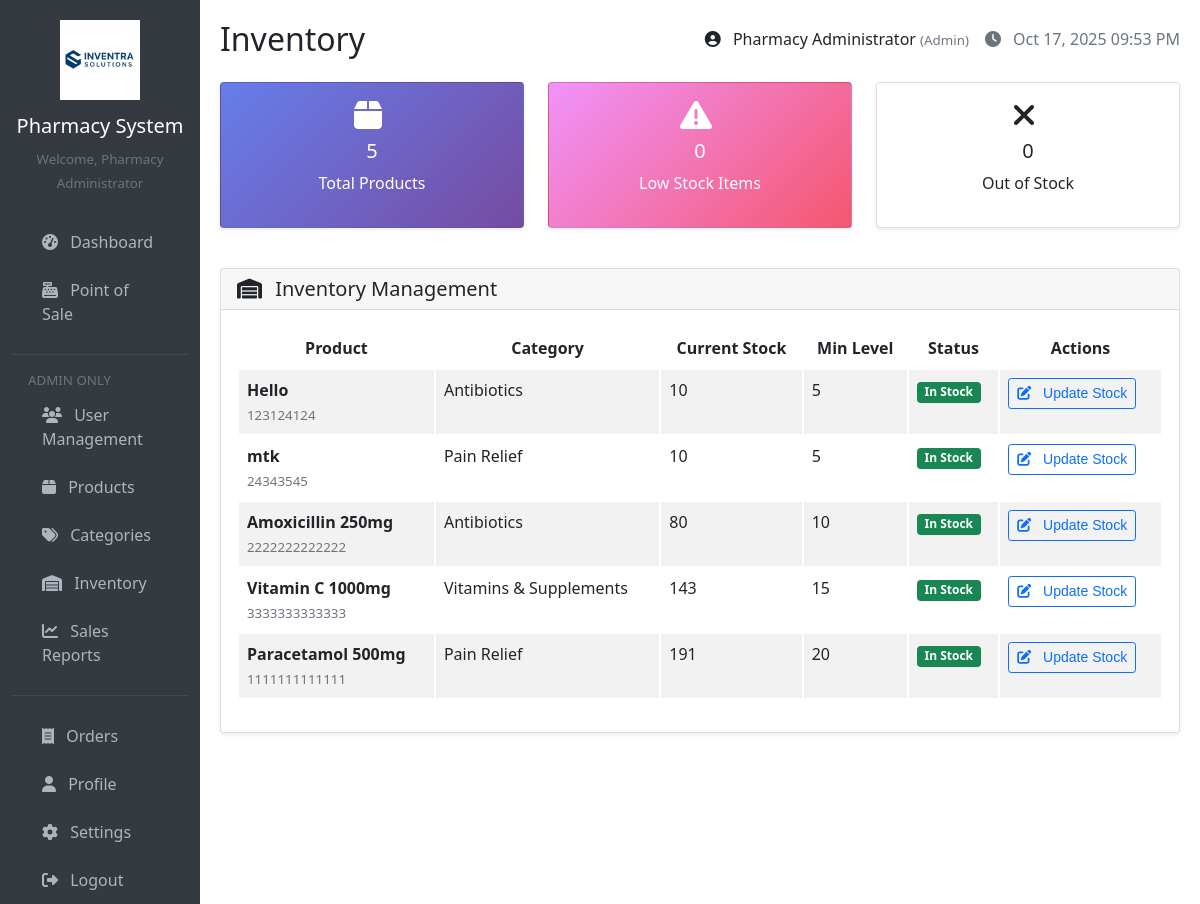
Page /pages/inventory.php (signed in) on the earlier database version.
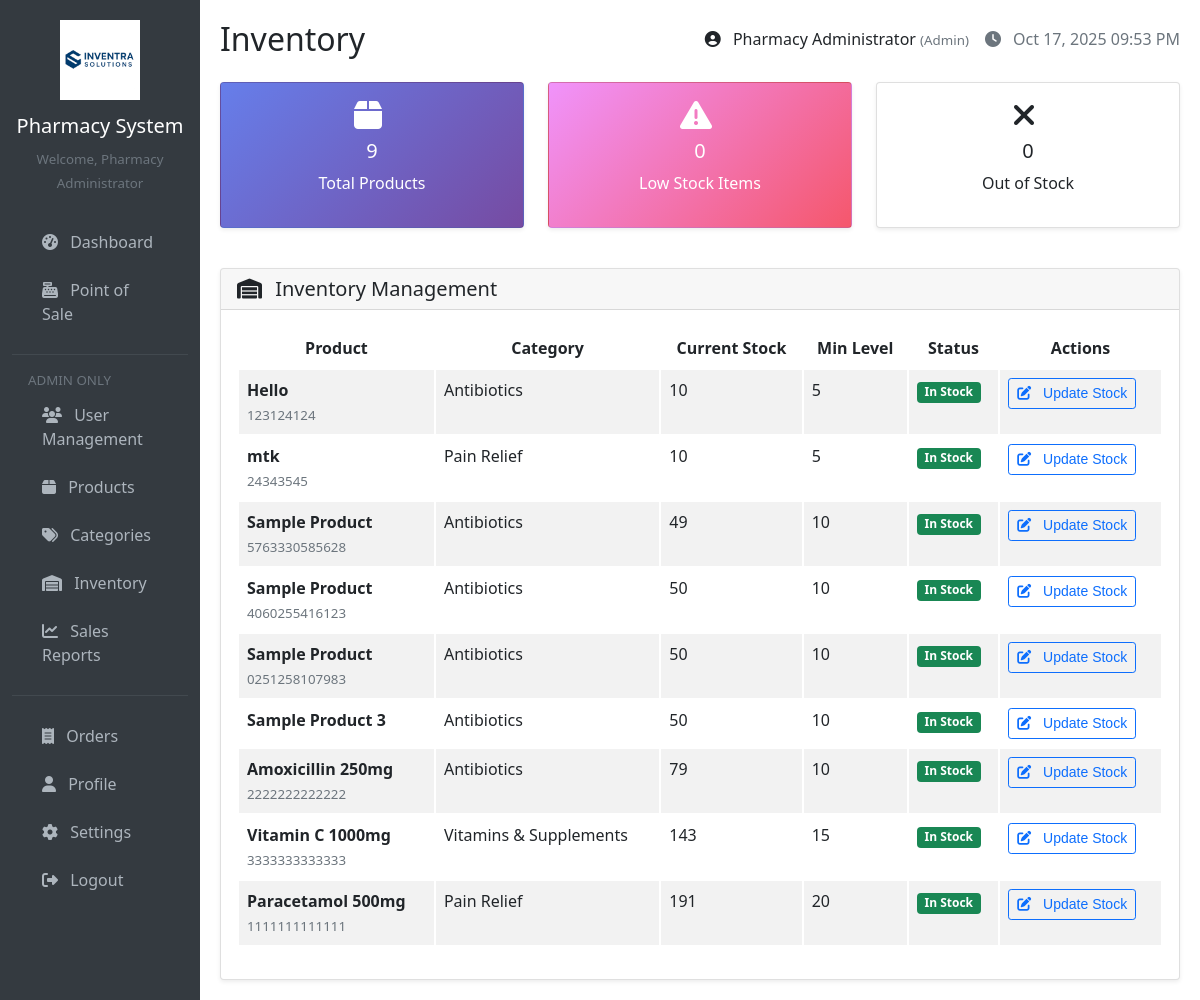
Same page on the later database version.
### tables this page shows
CREATE TABLE `products` (
  `id` int(11) NOT NULL,
  `name` varchar(200) NOT NULL,
  `barcode` varchar(100) DEFAULT NULL,
  `category_id` int(11) DEFAULT NULL,
  `price` decimal(10,2) NOT NULL,
  `cost` decimal(10,2) NOT NULL,
  `stock_quantity` int(11) DEFAULT 0,
  `min_stock_level` int(11) DEFAULT 5,
  `expiry_date` date NOT NULL,
  `manufacturing_date` date DEFAULT NULL,
  `manufacturer` varchar(255) NOT NULL,
  `description` text DEFAULT NULL,
  `created_at` timestamp NOT NULL DEFAULT current_timestamp(),
  `updated_at` timestamp NOT NULL DEFAULT current_timestamp() ON UPDATE current_timestamp(),
  `is_active` tinyint(1) NOT NULL DEFAULT 1
);

CREATE TABLE `categories` (
  `id` int(11) NOT NULL,
  `name` varchar(100) NOT NULL,
  `description` text DEFAULT NULL,
  `created_at` timestamp NOT NULL DEFAULT current_timestamp(),
  `updated_at` timestamp NOT NULL DEFAULT current_timestamp() ON UPDATE current_timestamp()
);

### config/database.php (called while the page is built, shortened)
<?php
function getConnection() {
    $connection = new mysqli(DB_HOST, DB_USER, DB_PASS, DB_NAME);
    $connection->set_charset("utf8");
    return $connection;
}
function executeQuery($query, $types = '', $params = []) {
    $conn = getConnection();
    $stmt = $conn->prepare($query);
    $stmt->execute();
    $result = $stmt->get_result();
    if ($result) {
        $data = $result->fetch_all(MYSQLI_ASSOC);
        return $data;
    }
    return false;
}
?>

### includes/functions.php (called while the page is built, shortened)
<?php
function sanitizeInput($data) {
    return htmlspecialchars(trim($data), ENT_QUOTES, 'UTF-8');
}
?>

### pages/inventory.php (the view, shortened to what the changed rows need)
<?php
require_once '../includes/header.php';
$products = executeQuery("
    SELECT p.*, c.name as category_name
    FROM products p
    LEFT JOIN categories c ON p.category_id = c.id
    ORDER BY
        CASE WHEN p.stock_quantity <= p.min_stock_level THEN 0 ELSE 1 END,
        p.stock_quantity ASC,
        p.name ASC
");
$totalProducts = count($products);
?>
<div class="row mb-4">
    <div class="col-md-4 mb-3">
        <div class="card stats-card h-100">
            <div class="card-body text-center">
                <i class="fas fa-box fa-2x mb-2"></i>
                <h5 class="card-title"><?php echo $totalProducts; ?></h5>
                <p class="card-text">Total Products</p>
            </div>
        </div>
    </div>
</div>
<div class="card">
    <div class="card-body">
        <div class="table-responsive">
            <table class="table table-striped">
                <thead>
                    <tr>
                        <th>Product</th>
                        <th>Category</th>
                        <th>Current Stock</th>
                        <th>Min Level</th>
                        <th>Status</th>
                        <th>Actions</th>
                    </tr>
                </thead>
                <tbody>
                    <?php if (empty($products)): ?>
                        <tr>
                            <td colspan="6" class="text-center py-4">
                                <i class="fas fa-box fa-3x text-muted mb-3"></i>
                                <h5 class="text-muted">No products found</h5>
                                <a href="products.php" class="btn btn-primary">Add Products</a>
                            </td>
                        </tr>
                    <?php else: ?>
                        <?php foreach ($products as $product): ?>
                            <tr class="<?php echo $product['stock_quantity'] <= 0 ? 'table-danger' : ($product['stock_quantity'] <= $product['min_stock_level'] ? 'table-warning' : ''); ?>">
                                <td>
                                    <strong><?php echo sanitizeInput($product['name']); ?></strong>
                                    <br>
                                    <small class="text-muted"><?php echo sanitizeInput($product['barcode']); ?></small>
                                </td>
                                <td><?php echo $product['category_name'] ? sanitizeInput($product['category_name']) : '<span class="text-muted">Uncategorized</span>'; ?></td>
                                <td>
                                    <span class="stock-quantity" data-min-stock="<?php echo $product['min_stock_level']; ?>">
                                        <?php echo $product['stock_quantity']; ?>
                                    </span>
                                </td>
                                <td><?php echo $product['min_stock_level']; ?></td>
                                <td>
                                    <?php if ($product['stock_quantity'] <= 0): ?>
                                        <span class="badge bg-danger">Out of Stock</span>
                                    <?php elseif ($product['stock_quantity'] <= $product['min_stock_level']): ?>
                                        <span class="badge bg-warning">Low Stock</span>
                                    <?php else: ?>
                                        <span class="badge bg-success">In Stock</span>
                                    <?php endif; ?>
                                </td>
                                <td>
                                    <button type="button" class="btn btn-outline-primary btn-sm"
                                            data-bs-toggle="modal"
                                            data-bs-target="#stockModal<?php echo $product['id']; ?>">
                                        <i class="fas fa-edit"></i> Update Stock
                                    </button>
                                </td>
                            </tr>
                        <?php endforeach; ?>
                    <?php endif; ?>
                </tbody>
            </table>
        </div>
    </div>
</div>
<?php require_once '../includes/footer.php'; ?>

Differences in the rows shown:
added products: name "Sample Product", barcode "5763330585628", category.name "Antibiotics", stock_quantity "49", min_stock_level "10", shows "In Stock"
added products: name "Sample Product", barcode "4060255416123", category.name "Antibiotics", stock_quantity "50", min_stock_level "10", shows "In Stock"
added products: name "Sample Product", barcode "0251258107983", category.name "Antibiotics", stock_quantity "50", min_stock_level "10", shows "In Stock"
added products: name "Sample Product 3", category.name "Antibiotics", stock_quantity "50", min_stock_level "10", shows "In Stock"
changed products "Amoxicillin 250mg": stock_quantity "80" → "79"
Other differences:
$totalProducts: "5" → "9"
